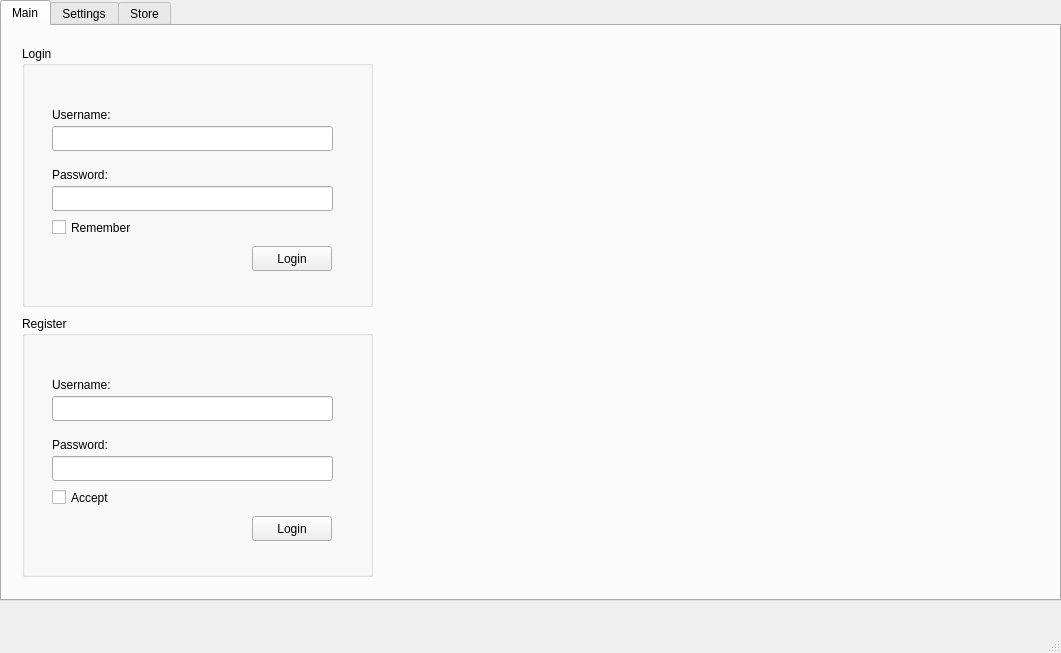
<?xml version="1.0" encoding="UTF-8"?>
<ui version="4.0">
 <class>MainWindow</class>
 <widget class="QMainWindow" name="MainWindow">
  <property name="geometry">
   <rect>
    <x>0</x>
    <y>0</y>
    <width>1061</width>
    <height>653</height>
   </rect>
  </property>
  <property name="windowTitle">
   <string>Software Store  || blackzspace.de</string>
  </property>
  <widget class="QWidget" name="centralwidget">
   <widget class="QTabWidget" name="tabWidget">
    <property name="geometry">
     <rect>
      <x>0</x>
      <y>0</y>
      <width>1061</width>
      <height>601</height>
     </rect>
    </property>
    <property name="currentIndex">
     <number>0</number>
    </property>
    <widget class="QWidget" name="tab_main">
     <attribute name="title">
      <string>Main</string>
     </attribute>
     <widget class="QGroupBox" name="groupBox_login">
      <property name="geometry">
       <rect>
        <x>20</x>
        <y>20</y>
        <width>351</width>
        <height>261</height>
       </rect>
      </property>
      <property name="title">
       <string>Login</string>
      </property>
      <widget class="QLineEdit" name="username_Input">
       <property name="geometry">
        <rect>
         <x>30</x>
         <y>80</y>
         <width>281</width>
         <height>25</height>
        </rect>
       </property>
      </widget>
      <widget class="QLineEdit" name="password_Input">
       <property name="geometry">
        <rect>
         <x>30</x>
         <y>140</y>
         <width>281</width>
         <height>25</height>
        </rect>
       </property>
      </widget>
      <widget class="QLabel" name="label_usr">
       <property name="geometry">
        <rect>
         <x>30</x>
         <y>60</y>
         <width>81</width>
         <height>17</height>
        </rect>
       </property>
       <property name="text">
        <string>Username:</string>
       </property>
      </widget>
      <widget class="QLabel" name="label_pw">
       <property name="geometry">
        <rect>
         <x>30</x>
         <y>120</y>
         <width>81</width>
         <height>17</height>
        </rect>
       </property>
       <property name="text">
        <string>Password:</string>
       </property>
      </widget>
      <widget class="QPushButton" name="login_Button">
       <property name="geometry">
        <rect>
         <x>230</x>
         <y>200</y>
         <width>80</width>
         <height>25</height>
        </rect>
       </property>
       <property name="text">
        <string>Login</string>
       </property>
      </widget>
      <widget class="QCheckBox" name="checkBox_remember">
       <property name="geometry">
        <rect>
         <x>30</x>
         <y>170</y>
         <width>101</width>
         <height>23</height>
        </rect>
       </property>
       <property name="text">
        <string>Remember</string>
       </property>
      </widget>
     </widget>
     <widget class="QGroupBox" name="groupBox_register">
      <property name="geometry">
       <rect>
        <x>20</x>
        <y>290</y>
        <width>351</width>
        <height>261</height>
       </rect>
      </property>
      <property name="title">
       <string>Register</string>
      </property>
      <widget class="QLineEdit" name="username_Input_Reg">
       <property name="geometry">
        <rect>
         <x>30</x>
         <y>80</y>
         <width>281</width>
         <height>25</height>
        </rect>
       </property>
      </widget>
      <widget class="QLineEdit" name="password_Input_Reg">
       <property name="geometry">
        <rect>
         <x>30</x>
         <y>140</y>
         <width>281</width>
         <height>25</height>
        </rect>
       </property>
      </widget>
      <widget class="QLabel" name="label_usr_2">
       <property name="geometry">
        <rect>
         <x>30</x>
         <y>60</y>
         <width>81</width>
         <height>17</height>
        </rect>
       </property>
       <property name="text">
        <string>Username:</string>
       </property>
      </widget>
      <widget class="QLabel" name="label_pw_2">
       <property name="geometry">
        <rect>
         <x>30</x>
         <y>120</y>
         <width>81</width>
         <height>17</height>
        </rect>
       </property>
       <property name="text">
        <string>Password:</string>
       </property>
      </widget>
      <widget class="QPushButton" name="register_Button">
       <property name="geometry">
        <rect>
         <x>230</x>
         <y>200</y>
         <width>80</width>
         <height>25</height>
        </rect>
       </property>
       <property name="text">
        <string>Login</string>
       </property>
      </widget>
      <widget class="QCheckBox" name="checkBox_accept">
       <property name="geometry">
        <rect>
         <x>30</x>
         <y>170</y>
         <width>101</width>
         <height>23</height>
        </rect>
       </property>
       <property name="text">
        <string>Accept</string>
       </property>
      </widget>
     </widget>
    </widget>
    <widget class="QWidget" name="tab_settings">
     <attribute name="title">
      <string>Settings</string>
     </attribute>
    </widget>
    <widget class="QWidget" name="tab_store">
     <attribute name="title">
      <string>Store</string>
     </attribute>
     <widget class="QScrollArea" name="scrollArea">
      <property name="geometry">
       <rect>
        <x>0</x>
        <y>0</y>
        <width>1061</width>
        <height>571</height>
       </rect>
      </property>
      <property name="widgetResizable">
       <bool>true</bool>
      </property>
      <widget class="QWidget" name="scrollAreaWidgetContents">
       <property name="geometry">
        <rect>
         <x>0</x>
         <y>0</y>
         <width>1059</width>
         <height>569</height>
        </rect>
       </property>
       <widget class="QGraphicsView" name="graphicsView">
        <property name="geometry">
         <rect>
          <x>410</x>
          <y>180</y>
          <width>111</width>
          <height>121</height>
         </rect>
        </property>
        <property name="styleSheet">
         <string notr="true"/>
        </property>
       </widget>
       <widget class="QPushButton" name="pushButton">
        <property name="geometry">
         <rect>
          <x>90</x>
          <y>230</y>
          <width>80</width>
          <height>25</height>
         </rect>
        </property>
        <property name="text">
         <string>Install</string>
        </property>
       </widget>
       <widget class="QLabel" name="vscode">
        <property name="geometry">
         <rect>
          <x>110</x>
          <y>180</y>
          <width>54</width>
          <height>17</height>
         </rect>
        </property>
        <property name="text">
         <string>TextLabel</string>
        </property>
       </widget>
       <widget class="QWidget" name="verticalLayoutWidget">
        <property name="geometry">
         <rect>
          <x>110</x>
          <y>40</y>
          <width>160</width>
          <height>80</height>
         </rect>
        </property>
        <layout class="QVBoxLayout" name="verticalLayout"/>
       </widget>
      </widget>
     </widget>
    </widget>
   </widget>
  </widget>
  <widget class="QStatusBar" name="statusbar"/>
 </widget>
 <resources/>
 <connections/>
</ui>
